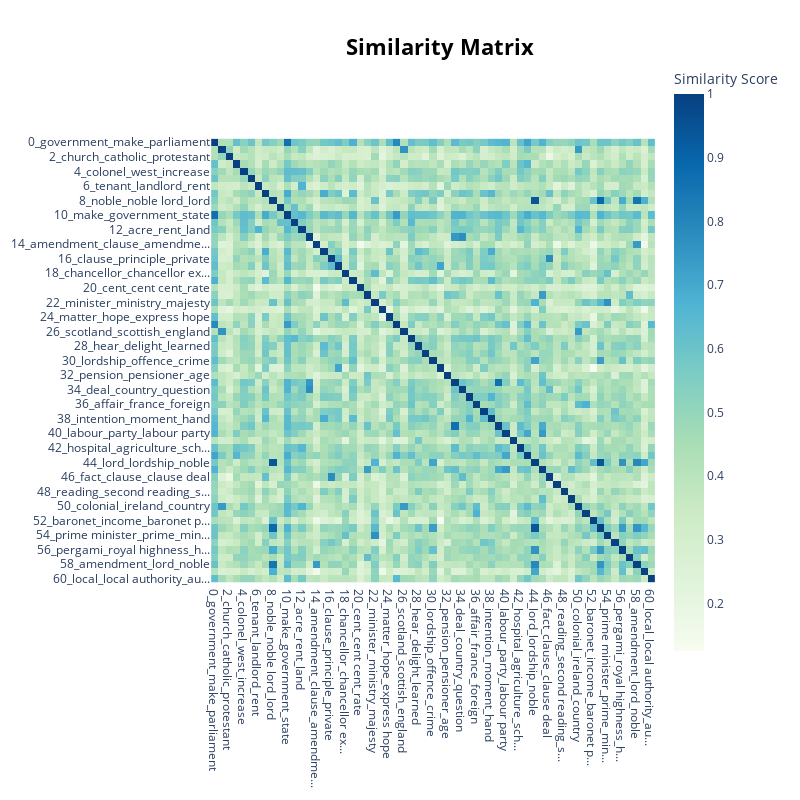

Source (notebook cell):
### Code cell
model.visualize_heatmap()

### Figure 1 — Plotly figure (JSON) as saved in the notebook; plotly's stock layout.template omitted (floating-point values rounded to 4 significant figures; data arrays with more than 128 entries replaced by an {"elided": "..."} marker saying what was removed)
{"data": [{"coloraxis": "coloraxis", "name": "0", "x": ["0_government_make_parliament", "1_ireland_irish_northern ir...", "2_church_catholic_protestant", "3_committee_vote_report", "4_colonel_west_increase", "5_school_education_child", "6_tenant_landlord_rent", "7_answer_interruption_quest...", "8_noble_noble lord_lord", "9_admiralty_ship_navy", "10_make_government_state", "11_army_war_men", "12_acre_rent_land", "13_trade_country_board trade", "14_amendment_clause_amendme...", "15_point_wish_attention", "16_clause_principle_private", "17_speech_argument_occasion", "18_chancellor_chancellor ex...", "19_case_reason_time", "20_cent_cent cent_rate", "21_expenditure_money_spend", "22_minister_ministry_majesty", "23_tax_taxation_income", "24_matter_hope_express hope", "25_government_government ac...", "26_scotland_scottish_england", "27_treaty_danger_war", "28_hear_delight_learned", "29_figure_example_common", "30_lordship_offence_crime", "31_debate_discussion_speech", "32_pension_pensioner_age", "33_industry_factory_trade", "34_deal_country_question", "35_position_compulsion_nature", "36_affair_france_foreign", "37_proposal_principle_propose", "38_intention_moment_hand", "39_industry_poverty_business", "40_labour_party_labour party", "41_night_welcome_grateful", "42_hospital_agriculture_sch...", "43_election_european_agreem...", "44_lord_lordship_noble", "45_expenditure_labour_year", "46_fact_clause_clause deal", "47_railway_train_rail", "48_reading_second reading_s...", "49_year_year year_time", "50_colonial_ireland_country", "51_secretary_secretary stat...", "52_baronet_income_baronet p...", "53_lord_lordship_noble", "54_prime minister_prime_min...", "55_introduce_perfect_want p...", "56_pergami_royal highness_h...", "57_grant_funding_aid", "58_amendment_lord_noble", "59_baroness_noble baroness_...", "60_local_local authority_au..."], "y": ["0_government_make_parliament", "1_ireland_irish_northern ir...", "2_church_catholic_protestant", "3_committee_vote_report", "4_colonel_west_increase", "5_school_education_child", "6_tenant_landlord_rent", "7_answer_interruption_quest...", "8_noble_noble lord_lord", "9_admiralty_ship_navy", "10_make_government_state", "11_army_war_men", "12_acre_rent_land", "13_trade_country_board trade", "14_amendment_clause_amendme...", "15_point_wish_attention", "16_clause_principle_private", "17_speech_argument_occasion", "18_chancellor_chancellor ex...", "19_case_reason_time", "20_cent_cent cent_rate", "21_expenditure_money_spend", "22_minister_ministry_majesty", "23_tax_taxation_income", "24_matter_hope_express hope", "25_government_government ac...", "26_scotland_scottish_england", "27_treaty_danger_war", "28_hear_delight_learned", "29_figure_example_common", "30_lordship_offence_crime", "31_debate_discussion_speech", "32_pension_pensioner_age", "33_industry_factory_trade", "34_deal_country_question", "35_position_compulsion_nature", "36_affair_france_foreign", "37_proposal_principle_propose", "38_intention_moment_hand", "39_industry_poverty_business", "40_labour_party_labour party", "41_night_welcome_grateful", "42_hospital_agriculture_sch...", "43_election_european_agreem...", "44_lord_lordship_noble", "45_expenditure_labour_year", "46_fact_clause_clause deal", "47_railway_train_rail", "48_reading_second reading_s...", "49_year_year year_time", "50_colonial_ireland_country", "51_secretary_secretary stat...", "52_baronet_income_baronet p...", "53_lord_lordship_noble", "54_prime minister_prime_min...", "55_introduce_perfect_want p...", "56_pergami_royal highness_h...", "57_grant_funding_aid", "58_amendment_lord_noble", "59_baroness_noble baroness_...", "60_local_local authority_au..."], "z": {"elided": "61x61 float values"}, "type": "heatmap", "xaxis": "x", "yaxis": "y", "hovertemplate": "x: %{x}<br>y: %{y}<br>Similarity Score: %{z}<extra></extra>"}], "layout": {"xaxis": {"anchor": "y", "domain": [0.0, 1.0], "scaleanchor": "y", "constrain": "domain"}, "yaxis": {"anchor": "x", "domain": [0.0, 1.0], "autorange": "reversed", "constrain": "domain"}, "coloraxis": {"colorbar": {"title": {"text": "Similarity Score"}}, "colorscale": [[0.0, "rgb(247,252,240)"], [0.125, "rgb(224,243,219)"], [0.25, "rgb(204,235,197)"], [0.375, "rgb(168,221,181)"], [0.5, "rgb(123,204,196)"], [0.625, "rgb(78,179,211)"], [0.75, "rgb(43,140,190)"], [0.875, "rgb(8,104,172)"], [1.0, "rgb(8,64,129)"]]}, "margin": {"t": 60}, "title": {"font": {"size": 22, "color": "Black"}, "text": "<b>Similarity Matrix</b>", "y": 0.95, "x": 0.55, "xanchor": "center", "yanchor": "top"}, "hoverlabel": {"font": {"size": 16, "family": "Rockwell"}, "bgcolor": "white"}, "width": 800, "height": 800, "showlegend": true, "legend": {"title": {"text": "Trend"}}}}
